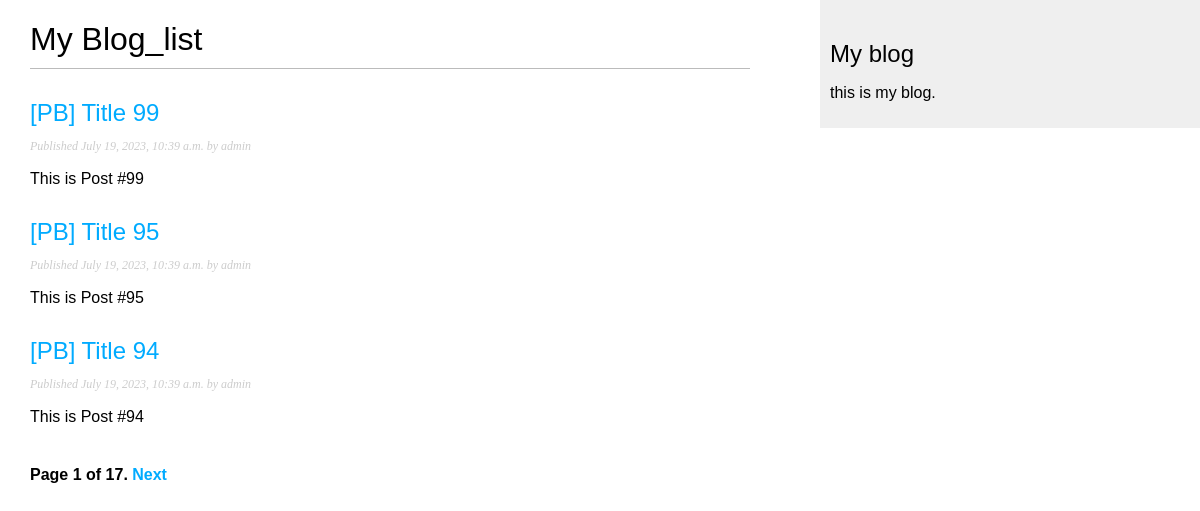
Screenshot of /blog/ with the database file from the repository.
### blog/models.py (models this page shows, shortened)
class Post(models.Model):
    class Status(models.TextChoices):
        DRAFT = 'DF', 'Draft'
        PUBLISHED = 'PB', 'Published'
    title = models.CharField(max_length=250)
    slug = models.SlugField(max_length=250, unique_for_date='publish', allow_unicode=True)
    author = models.ForeignKey(
        User,
        on_delete=models.CASCADE,
        related_name='blog_posts'
    )
    body = models.TextField()
    publish = models.DateTimeField(default=timezone.now)
    created = models.DateTimeField(auto_now_add=True)
    updated = models.DateTimeField(auto_now=True)
    status = models.CharField(
        max_length=2,
        choices=Status.choices,
        default=Status.DRAFT
    )
    objects = models.Manager()
    published = PublishedManager()
    class Meta:
        ordering = ['-publish']
        indexes = [
            models.Index(fields=['-publish']),
        ]
    def get_absolute_url(self):
        return reverse('blog:post_detail',
                       args=[self.publish.year,
                             self.publish.month,
                             self.publish.day,
                             self.slug])

### blog/views.py (the view)
# urls.py: path('',views.PostListView.as_view(),name='post_list'),
class PostListView(ListView):
    queryset = Post.published.all()
    context_object_name = 'posts'
    paginate_by = 3
    template_name = 'blog/post/list.html'

### blog/templates/blog/post/list.html (shortened to what this page needs)
{% extends 'blog/base.html' %}
{% block content %}
    <h1>My Blog_list</h1>
    {% for post in posts %}
        <h2>
            <a href="{{ post.get_absolute_url }}">
                {{ post.title }}
            </a>
        </h2>
        <p class="date">
            Published {{ post.publish }} by {{ post.author }}
        </p>
        {{ post.body|truncatewords:30|linebreaks }}
    {% endfor %}
    {% include "pagination.html" with page=page_obj %}
{% endblock content %}

### blog/static/css/blog.css (style rules this page uses)
body { margin:0; padding:0; font-family:helvetica, sans-serif; }
a { color:#00abff; text-decoration:none; }
h1 { font-weight:normal; border-bottom:1px solid #bbb; padding:0 0 10px 0; }
h2 { font-weight:normal; margin:30px 0 0; }
p.date { color:#ccc; font-family: georgia, serif; font-size: 12px; font-style: italic; }

### rows the page displays
Post: title "[PB] Title 99", publish "July 19, 2023, 10:39 a.m.", author "admin", body "This is Post #99"
Post: title "[PB] Title 95", publish "July 19, 2023, 10:39 a.m.", author "admin", body "This is Post #95"
Post: title "[PB] Title 94", publish "July 19, 2023, 10:39 a.m.", author "admin", body "This is Post #94"

### other values shown
{{ page.number }} "1"
{{ page.paginator.num_pages }} "17"
